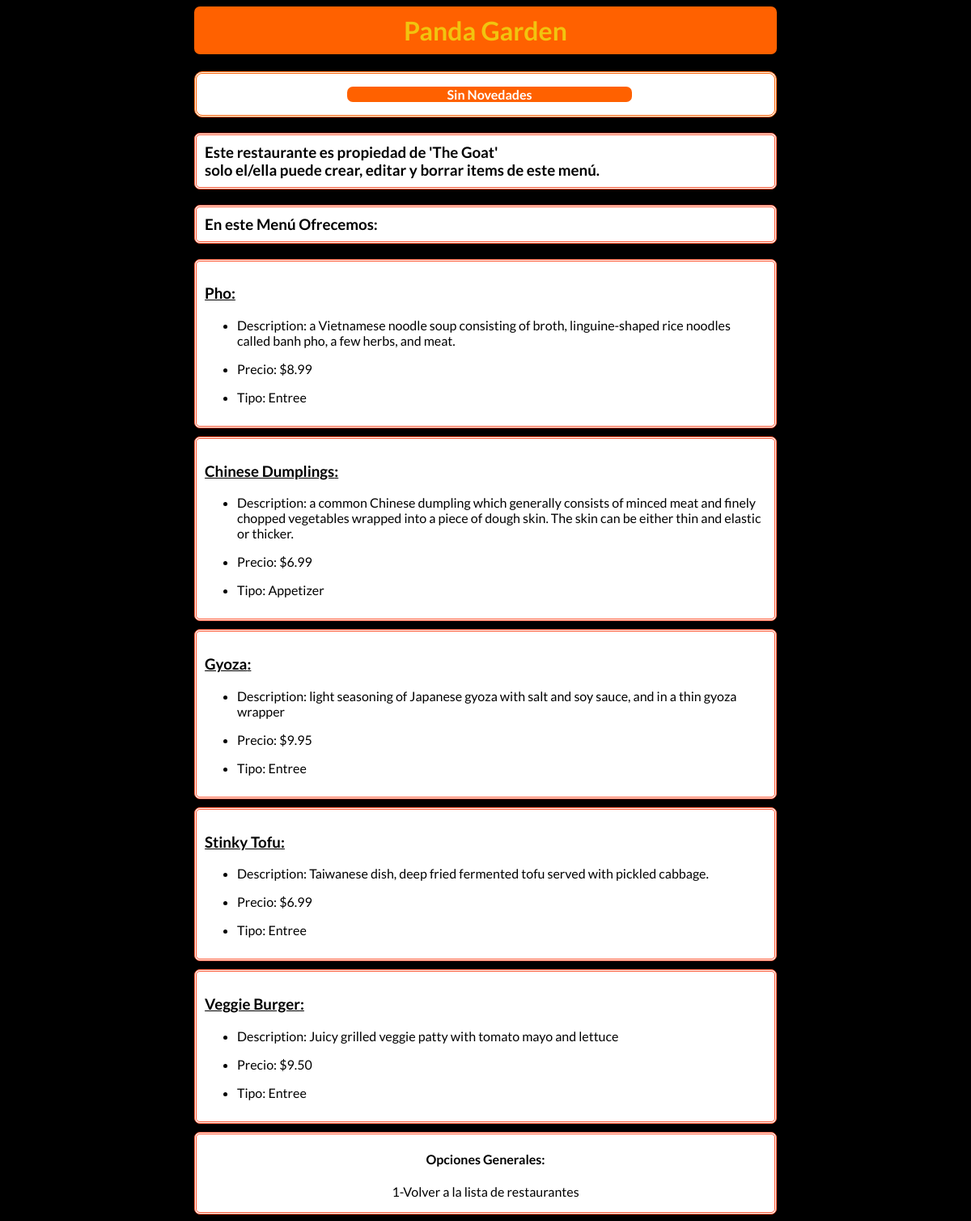
Page /restaurants/3/ on the committed database.
### database_setup_2.py (models this page shows, shortened)
class Restaurant(Base):
    __tablename__ = 'restaurant'
    id = Column(Integer, primary_key=True)
    name = Column(String(250), nullable=False)
    user_id = Column(Integer, ForeignKey('user.id'))
    user = relationship(User)#Define la conexion con la tabla User.

class User(Base):
    __tablename__ = 'user'
    id = Column(Integer, primary_key=True)
    name = Column(String(250), nullable=False)
    email = Column(String(250), nullable=False)
    picture_url = Column(String(250))

class MenuItem(Base):
    __tablename__ = 'menu_item'
    name = Column(String(80), nullable=False)
    id = Column(Integer, primary_key=True)
    description = Column(String(250))
    price = Column(String(8))
    course = Column(String(250))
    restaurant_id = Column(Integer, ForeignKey('restaurant.id'))
    restaurant = relationship(Restaurant)
    user_id = Column(Integer, ForeignKey('user.id'))
    user = relationship(User)

### project.py (the view)
@app.route("/restaurants/<int:restaurant_id>/")#Con esta url estoy espesificando que el segundo elemento es un entero que corresponderá a el id de rest.
def restaurant_menu(restaurant_id):#Aqui se está resiviendo como argumento la segunda parte de la url.
	restaurant = session.query(Restaurant).filter_by(id = restaurant_id).one()#Se puede hacer con ".get()""
	items = session.query(MenuItem).filter_by(restaurant_id = restaurant.id)#SELECT de los items del menu de el primer rest.
	items = list(items)#Con esto funcionará el "if" que hay en la template.
	if items == []:
		flash("Este menú está vacío")
	owner_name = session.query(User).filter_by(id = restaurant.user_id).one().name
	is_allowed = login_session.get('user_id') == 1 or login_session.get('user_id') == restaurant.user_id#Para evitar tener que hacer esta comparación en el frontend.
	return render_template("menu.html", restaurant = restaurant, items = items, is_allowed = is_allowed, owner_name = owner_name)

### templates/menu.html (shortened to what this page needs)
<html>
	<head>
		<link rel="stylesheet" type="text/css" href="{{url_for('static', filename = 'stylo_menu_rest.css')}}">
	</head>
	<body>
		<div id ="cabecera">
			<center>
				<h1>{{restaurant.name}}</h1>
			</center>
		</div>
		<div id = flashed>
		{% with messages = get_flashed_messages() %}
			{% if messages %}
				<h3 id = innerNov>Novedades: </h3>
				<ul>
					{% for m in messages %}
						<li>
							 {{m}}
						</li>
					{% endfor %}
				</ul>
			{% else %}
				<center>
					 <p id = "innerP"> <b>Sin Novedades</b> </p>
				</center>
			{% endif %}
		{% endwith %}
		</div>
		<div>
			{% if is_allowed %}
				<h3 id="linkcrear">
					<a href = "{{url_for('new_menu_item', restaurant_id = restaurant.id) }}"> Crear Nuevo Item </a>
				</h3>
			{% else %}
				<h3 id="linkcrear">
					Este restaurante es propiedad de '{{owner_name}}' <br>solo el/ella puede crear, editar y borrar items de este menú.
				</h3>
			{% endif %}
		</div>
		{% if items %}
		<div>
			<h3 id="linkcrear">
				En este Menú Ofrecemos:
			</h3>
		</div>
			{% for i in items %}
			<div class="listdiv">
				<h3> <u> {{i.name}}: </u> </h3>
				<ul>
					<li> <p>Description:  {{i.description}}</p> </li>
					<li> <p> Precio: {{i.price}} </p> </li>
					<li> <p> Tipo: {{ i.course }} </p> </li>
				</ul>
			</div>
			{% endfor %}
		{% else %}
			<h2 id = "emptymenu"> Atención: <br>El menú de este restaurante no tiene nigun item, pulse el link de aca arriba para agregar uno. </h2>
		{% endif %}
		<footer>
			<center>
				<p>
					{% if items %}
						<h4>Opciones Generales:</h4>
						{%if is_allowed %}
							1-<a href="{{url_for('show_restaurants')}}">Volver a la lista de restaurantes</a>,
							2-<a href="{{url_for('restaurant_menu_JOSONs', restaurant_id = restaurant.id)}}">Ver JSONs de los items de este menú</a>,
							3-<a href="{{ url_for('delete_all', restaurant_id = restaurant.id)}}"> Borrar Todos los items del menú </a>
						{%else%}
							1-<a href="{{url_for('show_restaurants')}}">Volver a la lista de restaurantes</a>
						{% endif %}
					{% else %}
						Opciones Generales:<br>
						1-<a href="{{url_for('show_restaurants')}}">Volver a la lista de restaurantes</a>
					{% endif %}
				</p>
			</center>
		</footer>
	</body>
</html>

### static/stylo_menu_rest.css (style rules this page uses)
html { font-family: 'Lato', sans-serif; }
body { background-color: black; width: 60%; margin-left: 20%; }
h1 { color: #F1C40F; border-radius: 7px; border-width: 3px; background-color: #FF6100; padding: 10px; }
#flashed { background-color:white; border-radius: 10px; padding-left: 10px; border-style: double; border-color: #FF6100; color: black; }
#innerP { color: white; border-radius: 7px; background-color: #FF6100; width: 50%; }
a { transition: color 0.5s linear; color: black; text-decoration: none; }
#linkcrear { background-color: white; border-style: double; border-color: #FF5733; border-radius: 7px; padding: 10px; color: black; }
.listdiv { color: black; border-style: double; border-color: #FF5733; border-radius: 7px; background-color: white; padding: 10px; margin-bottom: 10px; }
footer { color: black; border-style: double; border-color: #FF5733; border-radius: 7px; background-color: white; }

### rows in the picture
Restaurant: name "Panda Garden"
User: name "The Goat"
MenuItem: name "Pho", description "a Vietnamese noodle soup consisting of broth, linguine-shaped rice noodles called banh pho, a few herbs, and meat.", price "$8.99", course "Entree"
MenuItem: name "Chinese Dumplings", description "a common Chinese dumpling which generally consists of minced meat and finely chopped vegetables wrapped into a piece of dough skin. The skin can be either thin and elastic or thicker.", price "$6.99", course "Appetizer"
MenuItem: name "Gyoza", description "light seasoning of Japanese gyoza with salt and soy sauce, and in a thin gyoza wrapper", price "$9.95", course "Entree"
MenuItem: name "Stinky Tofu", description "Taiwanese dish, deep fried fermented tofu served with pickled cabbage.", price "$6.99", course "Entree"
MenuItem: name "Veggie Burger", description "Juicy grilled veggie patty with tomato mayo and lettuce", price "$9.50", course "Entree"
